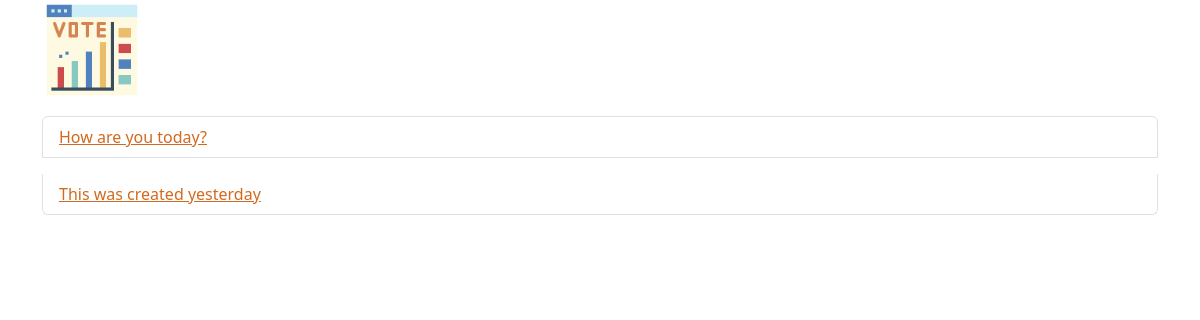
Screenshot of /polls/ with the database file from the repository.
### polls/models.py (models this page shows, shortened)
class Question(models.Model):
    question_text=models.CharField(max_length=200)
    pub_date = models.DateTimeField("date published")

### polls/views.py (the view)
# urls.py: path("",views.IndexView.as_view(),name="index"),
class IndexView(generic.ListView):
    template_name = "polls/index.html"
    context_object_name = "latest_question_list"
    def get_queryset(self):
        return Question.objects.all()

### polls/templates/polls/index.html
{% load django_bootstrap5 %} {% bootstrap_css %} {% bootstrap_javascript %}
  {% load static%}
  <link rel="stylesheet" type="text/css" href="{% static 'polls/style.css' %}">
{% if latest_question_list %}
<div class="container">
  <img src="{% static 'polls/images/poll.png' %}" class="img-fluid mb-3" alt="Pollster Image" style="width:100px"/>
<ul class="list-group mb-3">
    {% for question in latest_question_list %}
    <li class="list-group-item mb-3">
        <a href="{% url 'polls:detail' question.id %}">{{question.question_text}}</a>
    </li>
    {% endfor %}
</ul>
</div>
{% else %}
<p>No polls found</p>
{% endif %}

### polls/static/polls/style.css (style rules this page uses)
li a { color: chocolate; }

### rows the page displays
Question: question_text "How are you today?"
Question: question_text "This was created yesterday"
